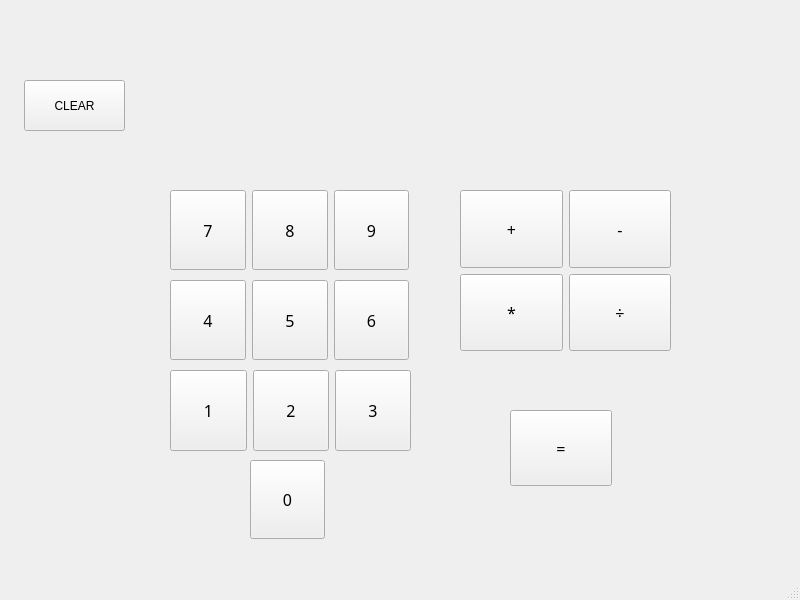
<?xml version="1.0" encoding="UTF-8"?>
<ui version="4.0">
 <class>MyCalculator</class>
 <widget class="QMainWindow" name="MyCalculator">
  <property name="geometry">
   <rect>
    <x>0</x>
    <y>0</y>
    <width>800</width>
    <height>600</height>
   </rect>
  </property>
  <property name="windowTitle">
   <string>MainWindow</string>
  </property>
  <widget class="QWidget" name="centralwidget">
   <widget class="QWidget" name="horizontalLayoutWidget">
    <property name="geometry">
     <rect>
      <x>170</x>
      <y>370</y>
      <width>241</width>
      <height>81</height>
     </rect>
    </property>
    <layout class="QHBoxLayout" name="horizontalLayout">
     <item>
      <widget class="QPushButton" name="Button1">
       <property name="maximumSize">
        <size>
         <width>171</width>
         <height>101</height>
        </size>
       </property>
       <property name="font">
        <font>
         <family>Book Antiqua</family>
         <pointsize>12</pointsize>
        </font>
       </property>
       <property name="text">
        <string>1</string>
       </property>
      </widget>
     </item>
     <item>
      <widget class="QPushButton" name="Button2">
       <property name="maximumSize">
        <size>
         <width>171</width>
         <height>101</height>
        </size>
       </property>
       <property name="font">
        <font>
         <family>Book Antiqua</family>
         <pointsize>12</pointsize>
        </font>
       </property>
       <property name="text">
        <string>2</string>
       </property>
      </widget>
     </item>
     <item>
      <widget class="QPushButton" name="Button3">
       <property name="maximumSize">
        <size>
         <width>171</width>
         <height>101</height>
        </size>
       </property>
       <property name="font">
        <font>
         <family>Book Antiqua</family>
         <pointsize>12</pointsize>
        </font>
       </property>
       <property name="text">
        <string>3</string>
       </property>
      </widget>
     </item>
    </layout>
   </widget>
   <widget class="QWidget" name="horizontalLayoutWidget_2">
    <property name="geometry">
     <rect>
      <x>170</x>
      <y>190</y>
      <width>239</width>
      <height>80</height>
     </rect>
    </property>
    <layout class="QHBoxLayout" name="horizontalLayout_2">
     <item>
      <widget class="QPushButton" name="Button7">
       <property name="maximumSize">
        <size>
         <width>171</width>
         <height>101</height>
        </size>
       </property>
       <property name="font">
        <font>
         <family>Book Antiqua</family>
         <pointsize>12</pointsize>
        </font>
       </property>
       <property name="text">
        <string>7</string>
       </property>
      </widget>
     </item>
     <item alignment="Qt::AlignHCenter">
      <widget class="QPushButton" name="Button8">
       <property name="maximumSize">
        <size>
         <width>171</width>
         <height>101</height>
        </size>
       </property>
       <property name="font">
        <font>
         <family>Book Antiqua</family>
         <pointsize>12</pointsize>
        </font>
       </property>
       <property name="text">
        <string>8</string>
       </property>
      </widget>
     </item>
     <item>
      <widget class="QPushButton" name="Button9">
       <property name="maximumSize">
        <size>
         <width>171</width>
         <height>101</height>
        </size>
       </property>
       <property name="font">
        <font>
         <family>Book Antiqua</family>
         <pointsize>12</pointsize>
        </font>
       </property>
       <property name="text">
        <string>9</string>
       </property>
      </widget>
     </item>
    </layout>
   </widget>
   <widget class="QWidget" name="horizontalLayoutWidget_3">
    <property name="geometry">
     <rect>
      <x>170</x>
      <y>280</y>
      <width>239</width>
      <height>80</height>
     </rect>
    </property>
    <layout class="QHBoxLayout" name="horizontalLayout_3">
     <item>
      <widget class="QPushButton" name="Button4">
       <property name="maximumSize">
        <size>
         <width>171</width>
         <height>101</height>
        </size>
       </property>
       <property name="font">
        <font>
         <family>Book Antiqua</family>
         <pointsize>12</pointsize>
        </font>
       </property>
       <property name="text">
        <string>4</string>
       </property>
      </widget>
     </item>
     <item alignment="Qt::AlignHCenter">
      <widget class="QPushButton" name="Button5">
       <property name="maximumSize">
        <size>
         <width>171</width>
         <height>101</height>
        </size>
       </property>
       <property name="font">
        <font>
         <family>Book Antiqua</family>
         <pointsize>12</pointsize>
        </font>
       </property>
       <property name="text">
        <string>5</string>
       </property>
      </widget>
     </item>
     <item>
      <widget class="QPushButton" name="Button6">
       <property name="maximumSize">
        <size>
         <width>171</width>
         <height>101</height>
        </size>
       </property>
       <property name="font">
        <font>
         <family>Book Antiqua</family>
         <pointsize>12</pointsize>
        </font>
       </property>
       <property name="text">
        <string>6</string>
       </property>
      </widget>
     </item>
    </layout>
   </widget>
   <widget class="QPushButton" name="Button10">
    <property name="geometry">
     <rect>
      <x>250</x>
      <y>460</y>
      <width>75</width>
      <height>79</height>
     </rect>
    </property>
    <property name="maximumSize">
     <size>
      <width>171</width>
      <height>101</height>
     </size>
    </property>
    <property name="font">
     <font>
      <family>Book Antiqua</family>
      <pointsize>12</pointsize>
     </font>
    </property>
    <property name="text">
     <string>0</string>
    </property>
   </widget>
   <widget class="QWidget" name="gridLayoutWidget">
    <property name="geometry">
     <rect>
      <x>460</x>
      <y>190</y>
      <width>211</width>
      <height>161</height>
     </rect>
    </property>
    <layout class="QGridLayout" name="gridLayout_2">
     <item row="0" column="0">
      <widget class="QPushButton" name="PlusButton">
       <property name="maximumSize">
        <size>
         <width>171</width>
         <height>101</height>
        </size>
       </property>
       <property name="font">
        <font>
         <family>Book Antiqua</family>
         <pointsize>12</pointsize>
        </font>
       </property>
       <property name="text">
        <string>+</string>
       </property>
      </widget>
     </item>
     <item row="0" column="1">
      <widget class="QPushButton" name="MinusButton">
       <property name="maximumSize">
        <size>
         <width>171</width>
         <height>101</height>
        </size>
       </property>
       <property name="font">
        <font>
         <family>Book Antiqua</family>
         <pointsize>12</pointsize>
        </font>
       </property>
       <property name="text">
        <string>-</string>
       </property>
      </widget>
     </item>
     <item row="1" column="0">
      <widget class="QPushButton" name="TimesButton">
       <property name="maximumSize">
        <size>
         <width>171</width>
         <height>101</height>
        </size>
       </property>
       <property name="font">
        <font>
         <family>Book Antiqua</family>
         <pointsize>12</pointsize>
        </font>
       </property>
       <property name="text">
        <string>*</string>
       </property>
      </widget>
     </item>
     <item row="1" column="1">
      <widget class="QPushButton" name="DivisionButton">
       <property name="maximumSize">
        <size>
         <width>171</width>
         <height>101</height>
        </size>
       </property>
       <property name="font">
        <font>
         <family>Book Antiqua</family>
         <pointsize>12</pointsize>
        </font>
       </property>
       <property name="text">
        <string>÷</string>
       </property>
      </widget>
     </item>
    </layout>
   </widget>
   <widget class="QPushButton" name="EqualButton">
    <property name="geometry">
     <rect>
      <x>510</x>
      <y>410</y>
      <width>102</width>
      <height>76</height>
     </rect>
    </property>
    <property name="maximumSize">
     <size>
      <width>171</width>
      <height>101</height>
     </size>
    </property>
    <property name="font">
     <font>
      <family>Book Antiqua</family>
      <pointsize>12</pointsize>
     </font>
    </property>
    <property name="text">
     <string>=</string>
    </property>
   </widget>
   <widget class="QPushButton" name="ClearButton">
    <property name="geometry">
     <rect>
      <x>24</x>
      <y>80</y>
      <width>101</width>
      <height>51</height>
     </rect>
    </property>
    <property name="text">
     <string>CLEAR</string>
    </property>
   </widget>
  </widget>
  <widget class="QMenuBar" name="menuBar">
   <property name="geometry">
    <rect>
     <x>0</x>
     <y>0</y>
     <width>800</width>
     <height>22</height>
    </rect>
   </property>
  </widget>
  <widget class="QStatusBar" name="statusbar"/>
 </widget>
 <resources/>
 <connections/>
</ui>
